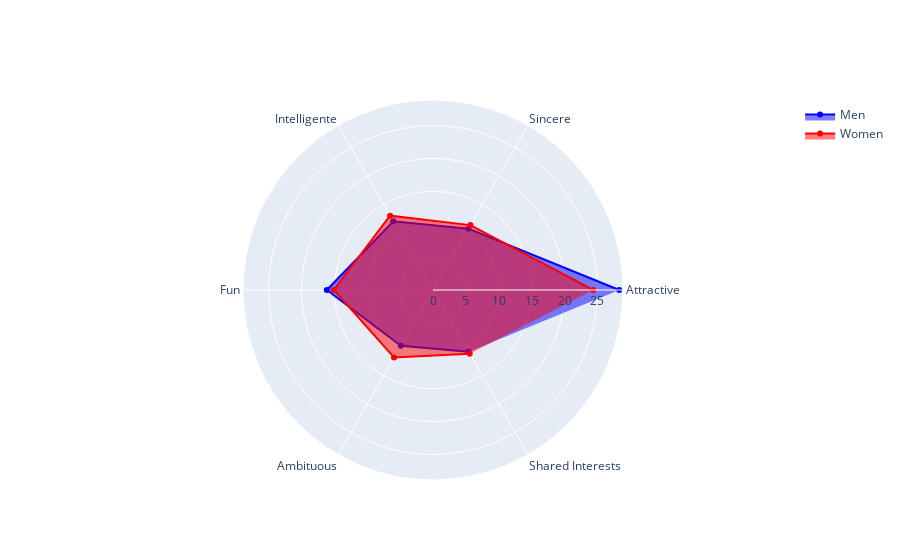

The notebook cell this image was saved under:
### Markdown cell above
What you think MOST of your fellow men/women look for in the opposite sex ?

### Code cell
fig_think_o_look = go.Figure()

fig_think_o_look.add_trace(go.Scatterpolar(
    r=[data_men["attr4_1"].mean(), data_men["sinc4_1"].mean() , data_men["intel4_1"].mean(),data_men["fun4_1"].mean(),data["amb4_1"].mean(),data_men["shar4_1"].mean() ],
    theta=cols,
    fill="toself",
    name="Men",
    marker=dict(
        color="blue"
    )
))
fig_think_o_look.add_trace(go.Scatterpolar(
    r=[data_women["attr4_1"].mean(), data_women["sinc4_1"].mean() , data_women["intel4_1"].mean(),data_women["fun4_1"].mean(),data_women["amb4_1"].mean(),data_women["shar4_1"].mean() ],
    theta=cols,
    fill="toself",
    name="Women",
    marker=dict(
        color="red"
    )
))

fig_think_o_look.show()

### Figure 1 — Plotly figure (JSON) as saved in the notebook; plotly's stock layout.template omitted (floating-point values rounded to 4 significant figures)
{"data": [{"fill": "toself", "marker": {"color": "blue"}, "name": "Men", "r": [28.31, 10.77, 12.05, 16.14, 9.78, 10.84], "theta": ["Attractive", "Sincere", "Intelligente", "Fun", "Ambituous", "Shared Interests"], "type": "scatterpolar"}, {"fill": "toself", "marker": {"color": "red"}, "name": "Women", "r": [24.35, 11.39, 13.05, 15.07, 11.85, 11.17], "theta": ["Attractive", "Sincere", "Intelligente", "Fun", "Ambituous", "Shared Interests"], "type": "scatterpolar"}], "layout": {}}
